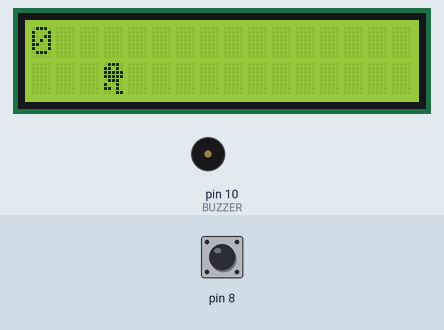
This sketch was run on a simulated Arduino Uno, built with avr-gcc and run on an emulated ATmega328P. On the bench: 16×2 character LCD, buzzer (waves = sounding). The inputs (shaded band) are chosen by the test bench; at power-on: pin 8 HIGH. Random numbers use the default seed unless the sketch sets one.

Above: at 2.2 s.
2.3 s: pin 8 pulled LOW for 1 s
At 3.32 s:
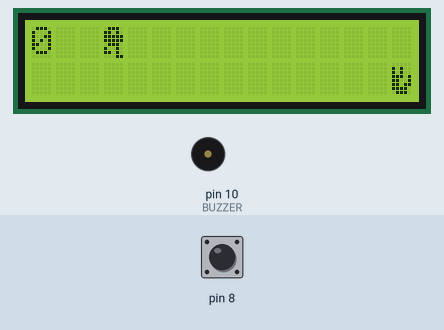
3.9 s: pin 8 pulled LOW for 1 s
At 4.22 s:
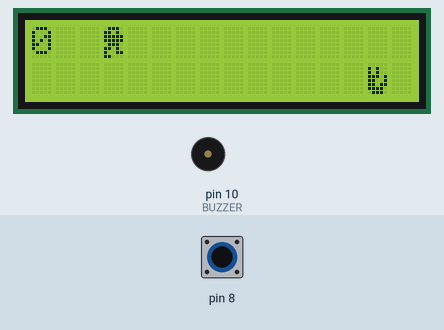
5.5 s: pin 8 pulled LOW for 3.2 s
At 8.72 s:
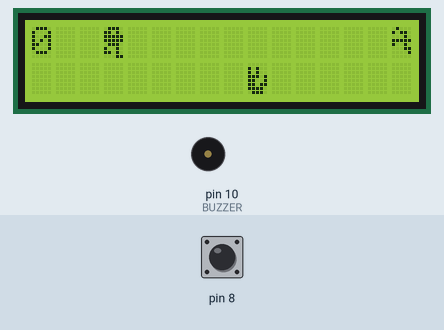
9.3 s: pin 8 pulled LOW for 3.2 s
At 9.62 s:
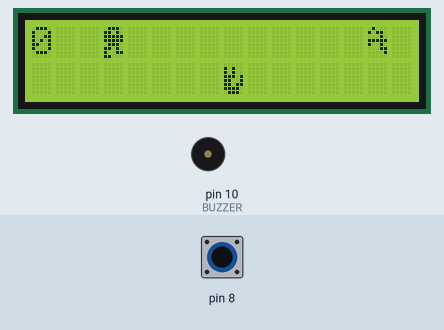
13.1 s: pin 8 pulled LOW for 3.2 s
At 13.53 s:
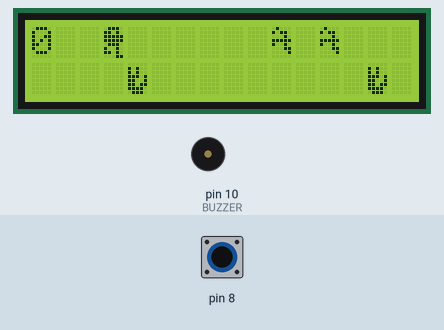
16.9 s: pin 8 pulled LOW for 3.2 s
At 20.5 s:
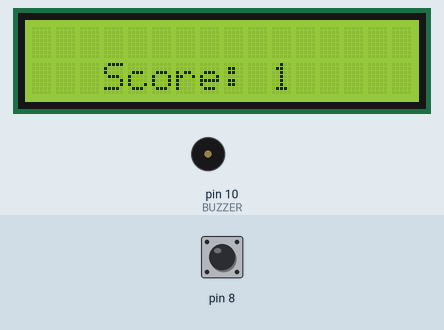
Timing chart, 0 to 27.3 s (numbered marks = the images above; inputs shaded):
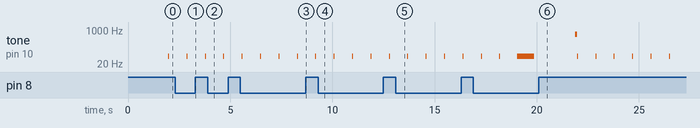

Measured:
- by itself, tone on pin 10 (BUZZER): plays 50 Hz for 0.01 s, 50 Hz for 0.01 s, 50 Hz for 0.82 s, 600 Hz for 0.10 s, 50 Hz for 0.01 s, 50 Hz for 0.01 s … (10 notes in this stretch)

The sketch:

dino.ino
```cpp
#include <LiquidCrystal.h>
#include "config.h"

int score = 0;
Obstacle obstacles[4];
byte numObstacles = 0;
unsigned int frame = 300;

// Функция создания нового препятствия
void spawnObstacle() {
    if (numObstacles < 4 && random(0, 100) < 50){
        Obstacle newObstacle;
        newObstacle.i = random(2, 5);
        newObstacle.y = (newObstacle.i == 4) ? 0 : 1;
        newObstacle.x = 16;

        obstacles[numObstacles] = newObstacle;
        numObstacles++;
    }
}

// Функция обновления кадра
void updateFrame() {
    static int jumpTime = 0;
    static int leftStep = 1;
    byte d = (digitalRead(8) == LOW) ? 0 : 1;

    if (d == 0) {
        jumpTime++;
    } else {
        // Динозавр не в прыжке, сбрасываем время прыжка
        jumpTime = 0;
    }

    // Если динозавр прыгает дольше 9 временных шагов
    if (jumpTime > 9) {
        // Опускание динозавра
        d = 1;
        // Сброс времени прыжка
        jumpTime = 0;
    }

    lcd.clear();
    lcd.setCursor(0, 0);
    lcd.print(score);
    lcd.setCursor(3, d);
    lcd.write(byte(leftStep)); // Символ левой ноги

    // Меняем флаг шага для следующего кадра
    leftStep = !leftStep;

    for (int i = 0; i < numObstacles; i++) {
        lcd.setCursor(obstacles[i].x, obstacles[i].y);
        lcd.write(byte(obstacles[i].i));

        if (obstacles[i].x == 3 && obstacles[i].y == d) {
            tone(BUZZER, 50);

            lcd.clear();
            lcd.setCursor(3, 0);
            lcd.print("GAME OVER!");
            delay(800);

            noTone(BUZZER);

            lcd.clear();
            lcd.setCursor(3, 1);
            lcd.print("Score: ");
            lcd.print(score);
            delay(1500);

            lcd.clear();
            lcd.setCursor(7, 0);
            lcd.print("GO!");
            delay(500);
            tone(BUZZER, 600);
            delay(100);
            noTone(BUZZER);

            numObstacles = 0;
            score = 0;
            frame = 300;
        }
    }
}

void setup() {
    // Инициализация LCD и создание пользовательских символов
    lcd.begin(16, 2);
    pinMode(8, INPUT_PULLUP);
    lcd.createChar(0, dinoL);
    lcd.createChar(1, dinoR);
    lcd.createChar(2, cactusL);
    lcd.createChar(3, cactusB);
    lcd.createChar(4, bird);

    lcd.setCursor(3, 0);
    lcd.print("GO, DINO!");
    delay(1000);
    lcd.clear();
}

void loop() {
    unsigned long lastSpawnTime = millis();
    unsigned long lastFrameTime = millis();
    unsigned long lastMoveTime = millis();

    while (1) {
        unsigned long currentTime = millis();

        if (currentTime - lastSpawnTime >= 6 * frame) {
            spawnObstacle();
            lastSpawnTime = currentTime;
        }

        if (currentTime - lastFrameTime >= 3 * frame) {
            // Обновление препятствий на экране
            int numRemovedObstacles = 0;
            tone(BUZZER, 50);
            delay(10);
            noTone(10);

            for (int i = 0; i < numObstacles; i++) {
                if (obstacles[i].x > 0) {
                    obstacles[i].x--;
                } else {
                    numRemovedObstacles++;
                    score++;
                    if (frame > 200) frame -= score * 3;
                }
            }

            for (int i = 0; i < numRemovedObstacles; i++) {
                for (int j = 0; j < numObstacles - 1;j++) {
                    obstacles[j] = obstacles[j + 1];
                }
                numObstacles--;
            }

            lastFrameTime = currentTime;
        }

        if (currentTime - lastMoveTime >= frame) {
            updateFrame();
            lastMoveTime = currentTime;
        }
    }
}
```

config.h
```cpp
#define BUZZER 10
LiquidCrystal lcd(12, 11, 5, 4, 3, 2); // RS, E, D4, D5, D6, D7


  struct Obstacle {
  byte x;
  byte y;
  byte i;
};


byte dinoL[8] = {
  B01110,
  B11010,
  B11111,
  B11111,
  B01110,
  B11010,
  B10011,
  B11000
};
byte dinoR[8] = {
  B01110,
  B11010,
  B11111,
  B11111,
  B01110,
  B10010,
  B11010,
  B00011
};
byte cactusL[8] = {
  B00100,
  B10100,
  B10101,
  B11001,
  B11011,
  B01110,
  B00100,
  B00100
};
byte cactusB[8] = {
  B00000,
  B10100,
  B10100,
  B11101,
  B11001,
  B11011,
  B11110,
  B01110
};
byte bird[8] = {
  B01000,
  B10110,
  B00010,
  B11111,
  B10010,
  B00011,
  B00001,
  B00000
};
```
